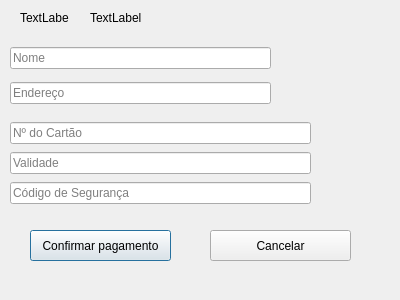
<?xml version="1.0" encoding="UTF-8"?>
<ui version="4.0">
 <class>PaymentInformation</class>
 <widget class="QDialog" name="PaymentInformation">
  <property name="geometry">
   <rect>
    <x>0</x>
    <y>0</y>
    <width>400</width>
    <height>300</height>
   </rect>
  </property>
  <property name="windowTitle">
   <string>Dialog</string>
  </property>
  <widget class="QPushButton" name="pushButton_confirmpayment">
   <property name="geometry">
    <rect>
     <x>30</x>
     <y>230</y>
     <width>141</width>
     <height>31</height>
    </rect>
   </property>
   <property name="text">
    <string>Confirmar pagamento</string>
   </property>
  </widget>
  <widget class="QPushButton" name="pushButton_2">
   <property name="geometry">
    <rect>
     <x>210</x>
     <y>230</y>
     <width>141</width>
     <height>31</height>
    </rect>
   </property>
   <property name="text">
    <string>Cancelar</string>
   </property>
  </widget>
  <widget class="QLabel" name="Label_quantity">
   <property name="geometry">
    <rect>
     <x>20</x>
     <y>10</y>
     <width>49</width>
     <height>16</height>
    </rect>
   </property>
   <property name="text">
    <string>TextLabel</string>
   </property>
  </widget>
  <widget class="QLabel" name="label_Estampa">
   <property name="geometry">
    <rect>
     <x>90</x>
     <y>10</y>
     <width>241</width>
     <height>16</height>
    </rect>
   </property>
   <property name="text">
    <string>TextLabel</string>
   </property>
  </widget>
  <widget class="QWidget" name="layoutWidget">
   <property name="geometry">
    <rect>
     <x>10</x>
     <y>40</y>
     <width>261</width>
     <height>71</height>
    </rect>
   </property>
   <layout class="QGridLayout" name="gridLayout">
    <item row="0" column="0">
     <widget class="QLineEdit" name="lineEdit">
      <property name="text">
       <string/>
      </property>
      <property name="placeholderText">
       <string>Nome</string>
      </property>
     </widget>
    </item>
    <item row="1" column="0">
     <widget class="QLineEdit" name="lineEdit_2">
      <property name="text">
       <string/>
      </property>
      <property name="placeholderText">
       <string>Endereço</string>
      </property>
     </widget>
    </item>
   </layout>
  </widget>
  <widget class="QWidget" name="layoutWidget">
   <property name="geometry">
    <rect>
     <x>10</x>
     <y>120</y>
     <width>301</width>
     <height>86</height>
    </rect>
   </property>
   <layout class="QGridLayout" name="gridLayout_2">
    <item row="3" column="0">
     <widget class="QLineEdit" name="lineEdit_5">
      <property name="text">
       <string/>
      </property>
      <property name="placeholderText">
       <string>Código de Segurança</string>
      </property>
     </widget>
    </item>
    <item row="0" column="0">
     <widget class="QLineEdit" name="lineEdit_3">
      <property name="text">
       <string/>
      </property>
      <property name="placeholderText">
       <string>Nº do Cartão</string>
      </property>
     </widget>
    </item>
    <item row="2" column="0">
     <widget class="QLineEdit" name="lineEdit_4">
      <property name="text">
       <string/>
      </property>
      <property name="placeholderText">
       <string>Validade</string>
      </property>
     </widget>
    </item>
   </layout>
  </widget>
 </widget>
 <resources/>
 <connections/>
</ui>
